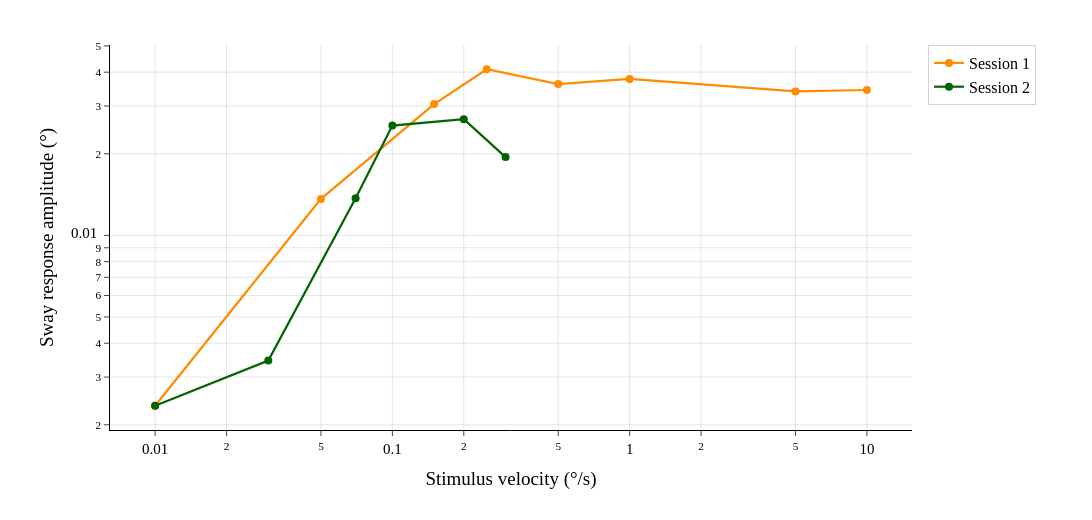

The cell this chart's notebook holds for it:
### Code cell
# Keep no stimulus separate from the logarithmic velocity axis.
fig_sway_response_single = make_subplots(
    rows=1, cols=2, shared_yaxes=True, column_widths=[0.22, 0.78],
    horizontal_spacing=0.10,
)
linked_velocities = [0.01, 0.03, 0.07, 0.1, 0.2, 0.3]
linked_mask = sway_response_amplitude['velocity'].isin(linked_velocities)
other_mask = (~linked_mask) | np.isclose(
    sway_response_amplitude['velocity'], 0.01
)

for selection, color, session_name in (
    (other_mask, 'darkorange', 'Session 1'),
    (linked_mask, 'darkgreen', 'Session 2'),
):
    no_stimulus = no_stimulus_amplitude.query('session == @session_name').iloc[0]
    fig_sway_response_single.add_trace(go.Scatter(
        x=[session_name], y=[no_stimulus['mean_amplitude']], mode='markers',
        marker=dict(color=color, size=8), showlegend=False,
        hovertemplate=(
            '%{x}<br>Spontaneous sway amplitude=%{y:.4g} °<br>'
            '<extra></extra>'
        ),
    ), row=1, col=1)
    plotted = sway_response_amplitude.loc[selection].sort_values('velocity')
    fig_sway_response_single.add_trace(go.Scatter(
        x=plotted['velocity'],
        y=plotted['sway_response_amplitude'],
        mode='markers+lines',
        line=dict(color=color, width=2.2),
        marker=dict(color=color, size=8),
        name=session_name, showlegend=True,
        hovertemplate=(
            'Stimulus velocity=%{x:g} °/s<br>'
            'Sway response amplitude=%{y:.4g} °<extra></extra>'
        ),
    ), row=1, col=2)
fig_sway_response_single.update_xaxes(
    type='category', title_text='No visual stimulus',
    categoryorder='array', categoryarray=['Session 1', 'Session 2'],
    showline=True, linecolor='black', linewidth=1, ticks='outside',
    tickfont=dict(size=13), showgrid=False, zeroline=False, row=1, col=1,
)
fig_sway_response_single.update_xaxes(
    type='log', title_text='Stimulus velocity (°/s)',
    showline=True, linecolor='black', linewidth=1,
    ticks='outside', tickfont=dict(size=15),
    showgrid=True, gridcolor='rgba(0, 0, 0, 0.10)', zeroline=False,
    row=1, col=2,
)
fig_sway_response_single.update_yaxes(
    type='log', title_text='Spontaneous sway amplitude at 0.5 Hz (°)',
    title_standoff=12,
    showline=True, linecolor='black', linewidth=1,
    ticks='outside', tickfont=dict(size=15),
    showgrid=True, gridcolor='rgba(0, 0, 0, 0.10)', zeroline=False,
    row=1, col=1,
)
fig_sway_response_single.update_yaxes(
    type='log', title_text='Sway response amplitude at 0.5 Hz (°)',
    showticklabels=False, showline=True, linecolor='black',
    linewidth=1, ticks='outside',
    showgrid=True, gridcolor='rgba(0, 0, 0, 0.10)', zeroline=False,
    row=1, col=2,
)
fig_sway_response_single.update_layout(
    template='plotly_white', width=1150, height=520,
    font=dict(family='Times New Roman', size=16, color='black'),
    margin=dict(l=110, r=180, t=75, b=90),
    legend=dict(
        x=1.02, y=1.0, xanchor='left', yanchor='top',
        bgcolor='rgba(255,255,255,0.85)',
        bordercolor='lightgrey', borderwidth=1,
    ),
    plot_bgcolor='white', paper_bgcolor='white',
)
fig_sway_response_single.show(config={
    'toImageButtonOptions': {
        'format': 'svg',
        'filename': 'figure_sway_response_by_velocity',
        'width': 1150,
        'height': 520,
        'scale': 1,
    },
})

### Figure 1 — Plotly figure (JSON) as saved in the notebook; plotly's stock layout.template omitted (floating-point values rounded to 4 significant figures)
{"data": [{"hovertemplate": "Stimulus velocity=%{x:g} °/s<br>Sway response amplitude=%{y:.4g} °<extra></extra>", "line": {"color": "darkorange", "width": 2.2}, "marker": {"color": "darkorange", "size": 8}, "mode": "markers+lines", "name": "Session 1", "showlegend": true, "type": "scatter", "x": [0.01, 0.05, 0.15, 0.25, 0.5, 1.0, 5.0, 10.0], "y": [0.002352, 0.01363, 0.03052, 0.04101, 0.03616, 0.03779, 0.03397, 0.03439]}, {"hovertemplate": "Stimulus velocity=%{x:g} °/s<br>Sway response amplitude=%{y:.4g} °<extra></extra>", "line": {"color": "darkgreen", "width": 2.2}, "marker": {"color": "darkgreen", "size": 8}, "mode": "markers+lines", "name": "Session 2", "showlegend": true, "type": "scatter", "x": [0.01, 0.03, 0.07, 0.1, 0.2, 0.3], "y": [0.002352, 0.003451, 0.01371, 0.02542, 0.02682, 0.01944]}], "layout": {"font": {"color": "black", "family": "Times New Roman", "size": 16}, "height": 520, "legend": {"bgcolor": "rgba(255,255,255,0.85)", "bordercolor": "lightgrey", "borderwidth": 1, "x": 1.02, "xanchor": "left", "y": 1, "yanchor": "top"}, "margin": {"b": 90, "l": 110, "r": 180, "t": 45}, "paper_bgcolor": "white", "plot_bgcolor": "white", "width": 1150, "xaxis": {"gridcolor": "rgba(0, 0, 0, 0.10)", "linecolor": "black", "linewidth": 1, "showgrid": true, "showline": true, "tickfont": {"size": 15}, "ticks": "outside", "title": {"text": "Stimulus velocity (°/s)"}, "type": "log", "zeroline": false}, "yaxis": {"gridcolor": "rgba(0, 0, 0, 0.10)", "linecolor": "black", "linewidth": 1, "showgrid": true, "showline": true, "tickfont": {"size": 15}, "ticks": "outside", "title": {"standoff": 12, "text": "Sway response amplitude (°)"}, "type": "log", "zeroline": false}}}
